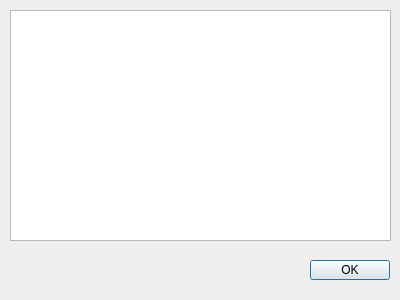
<?xml version="1.0" encoding="UTF-8"?>
<ui version="4.0">
 <class>FilterWindow</class>
 <widget class="QDialog" name="FilterWindow">
  <property name="geometry">
   <rect>
    <x>0</x>
    <y>0</y>
    <width>400</width>
    <height>300</height>
   </rect>
  </property>
  <property name="windowTitle">
   <string>Capture Filter Setting</string>
  </property>
  <property name="windowIcon">
   <iconset resource="resource.qrc">
    <normaloff>:/images/resource/icons/capture_filter.png</normaloff>:/images/resource/icons/capture_filter.png</iconset>
  </property>
  <property name="modal">
   <bool>true</bool>
  </property>
  <widget class="QTableWidget" name="tableWidget">
   <property name="geometry">
    <rect>
     <x>10</x>
     <y>10</y>
     <width>381</width>
     <height>231</height>
    </rect>
   </property>
  </widget>
  <widget class="QPushButton" name="pushButton">
   <property name="geometry">
    <rect>
     <x>310</x>
     <y>260</y>
     <width>80</width>
     <height>20</height>
    </rect>
   </property>
   <property name="text">
    <string>OK</string>
   </property>
  </widget>
 </widget>
 <resources>
  <include location="resource.qrc"/>
 </resources>
 <connections/>
</ui>
